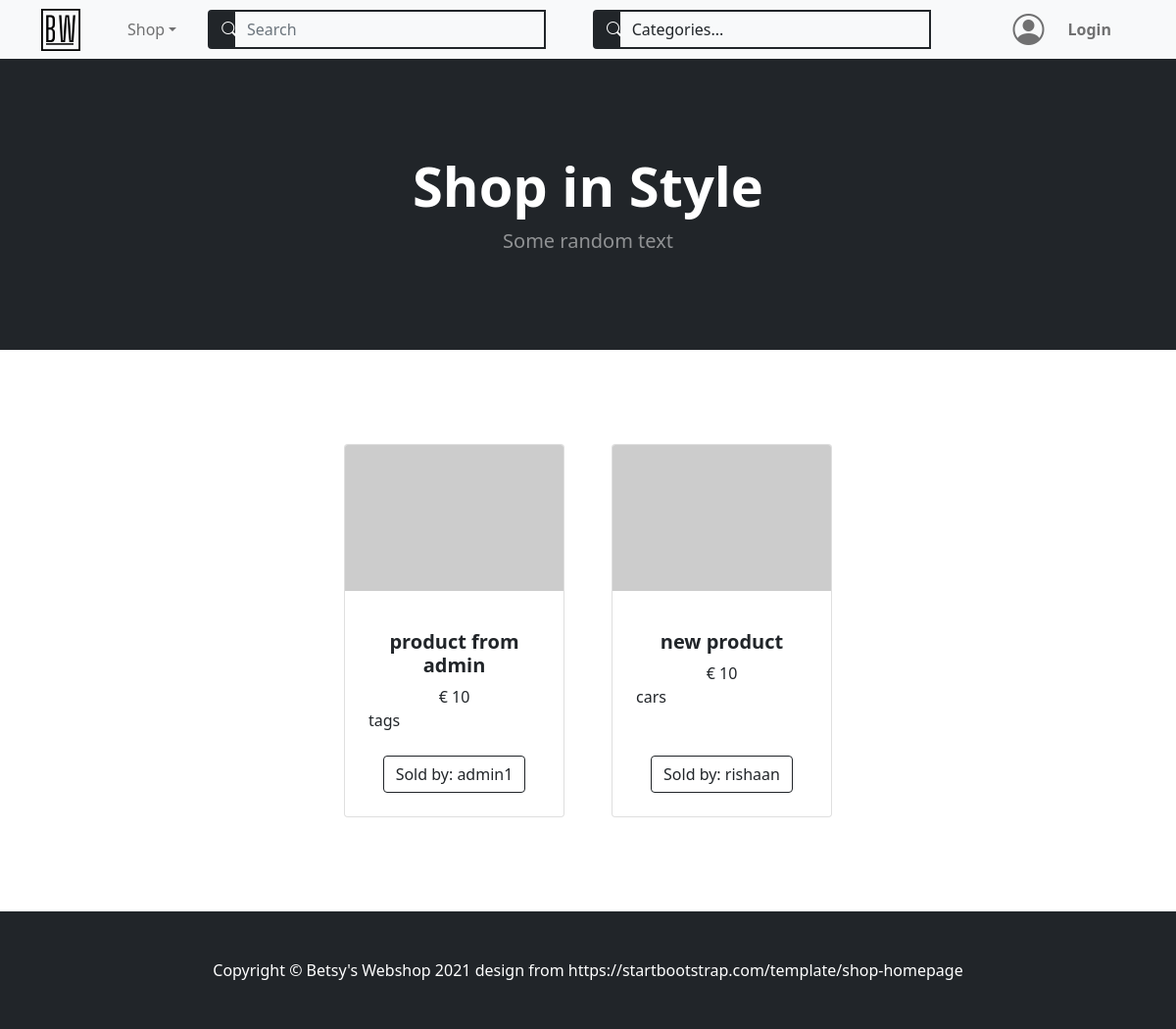
The page /home on the database its author committed.
### models.py (models this page shows)
class BaseModel(db_wrapper.Model):
    class Meta:
        database = db

class Product(BaseModel):
    name = CharField(max_length=50)
    description = TextField(null=True)
    price_per_unit = DecimalField(
        constraints=[Check("price_per_unit >= 0")],
        decimal_places=2,
        auto_round=True,
        null=True,
        default=0,
        max_digits=10,
    )
    stock = IntegerField(default=1)
    owner = ForeignKeyField(User, backref="products")
    date_posted = DateTimeField(formats="%Y-%m-%d %H:%M", default=datetime.now())

class ProductTag(BaseModel):
    product = ForeignKeyField(Product, index=True, backref="tags")
    tag = ForeignKeyField(Tag, index=True, backref="products")

class Tag(BaseModel):
    name = CharField(unique=True, max_length=30)

class User(BaseModel, UserMixin):
    first_name = CharField(index=True, max_length=30, null=True)
    last_name = CharField(max_length=120, null=True)
    address = CharField(max_length=200, null=True)
    city = CharField(max_length=50, null=True)
    country = CharField(max_length=50, null=True)
    cc_number = IntegerField(unique=True, null=True)
    username = CharField(index=True, max_length=30, unique=True)
    email = CharField(index=True, max_length=50, unique=True)
    password = CharField(max_length=20)

### routes.py (the view)
@app.route("/", methods=["GET", "POST"])
@app.route("/home", methods=["GET", "POST"])
def home():
    users = User.select()
    products = Product.select().order_by(Product.id.desc())
    login_form = LoginForm()
    register_form = RegistrationForm()
    search_term_form = SearchByTermForm()
    search_tag_form = SearchByTagForm()
    search_tag_form.search_tag.choices = get_alpha_tag_names()
    return render_template(
        "index.html",
        title="Home",
        users=users,
        products=products,
        login_form=login_form,
        register_form=register_form,
        search_term_form=search_term_form,
        search_tag_form=search_tag_form,
    )

### forms.py (shortened to what this page needs)
class LoginForm(FlaskForm):
    email = StringField(
        "Email", validators=[InputRequired(), Length(min=5, max=50), Email()]
    )
    password = PasswordField("Your Password", validators=[InputRequired()])
    login = SubmitField("Login!")

class RegistrationForm(FlaskForm):
    username = StringField(
        "Username",
        validators=[InputRequired(), Length(min=5, max=30)],
    )
    email = StringField(
        "Email", validators=[InputRequired(), Length(min=5, max=50), Email()]
    )
    password = PasswordField(
        "Set Password",
        validators=[
            InputRequired(),
            EqualTo(
                "password_confirm", message="Password must be identical in both inputs"
            ),
            Length(min=5, max=20),
        ],
    )
    password_confirm = PasswordField("Confirm Password")
    submit = SubmitField("Sign Up")

### main.py (called while the page is built)
def get_alpha_tag_names() -> tuple[Tag]:
    tags = Tag.select().order_by(Tag.name)
    tag_list = [(tag.name, tag.name) for tag in tags]
    tag_list.insert(0, (None, "Categories..."))
    return tag_list

### routes.py (called while the page is built)
@app.context_processor
def string_to_date_to_string():
    def format_string(date_str):
        format = "%Y-%m-%d %H:%M:%S.%f"
        dt_object = datetime.strptime(date_str, format)
        format = "%Y, %B %w, %H%Mh"
        dt_string = dt_object.strftime(format)
        return dt_string
    return dict(format_string=format_string)

### templates/index.html (shortened to what this page needs)
{% extends "base.html" %} {% block content %}
<section class="py-5">
  <div class="container px-4 px-lg-5 mt-5">
    <div
      class="
        row
        gx-4 gx-lg-5
        row-cols-2 row-cols-md-3 row-cols-xl-4
        justify-content-center
      "
    >
      {% for product in products %}
      <div class="col mb-5">
        <div class="card h-100">
          <img
            class="card-img-top"
            src="https://dummyimage.com/450x300/dee2e6/6c757d.jpg"
            alt="..."
          />
          <div class="card-body p-4">
            <div class="text-center">
              <h5 class="fw-bolder">{{product.name}}</h5>
              € {{product.price_per_unit}}
            </div>
            {%for pt in product.tags%} {{pt.tag.name}} {%endfor%}
          </div>
          <div class="card-footer p-4 pt-0 border-top-0 bg-transparent">
            <div class="text-center">
              <a class="btn btn-outline-dark mt-auto" href="{{url_for('get_user_profile', user_id=product.owner.id)}}"
                >Sold by: {{product.owner.username}}</a
              >
            </div>
          </div>
        </div>
      </div>
      {% endfor %}
    </div>
  </div>
</section>
{% endblock content %}

### rows shown on the page
Product: name "product from admin", price_per_unit "10", owner.username "admin1"
ProductTag: tag.name "tags"
Product: name "new product", price_per_unit "10", owner.username "rishaan"
ProductTag: tag.name "cars"
